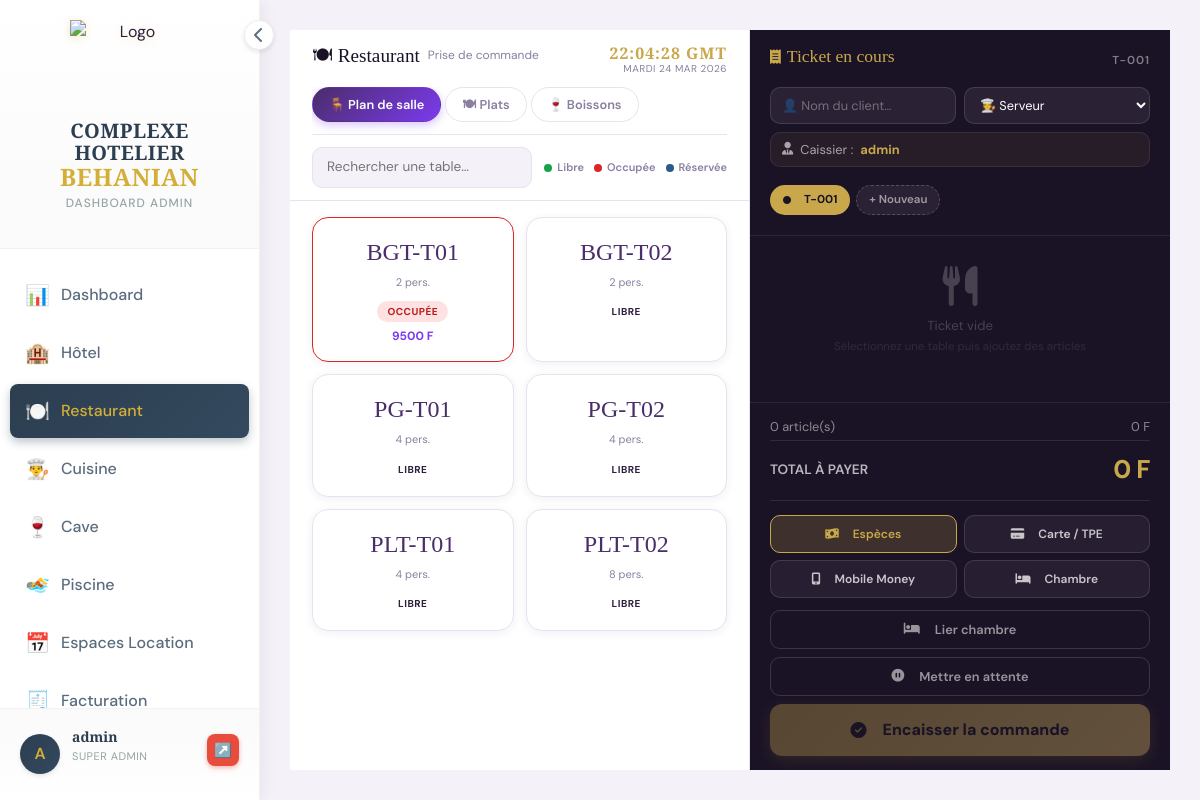
Page /restaurant/ (signed in) on the earlier database version.
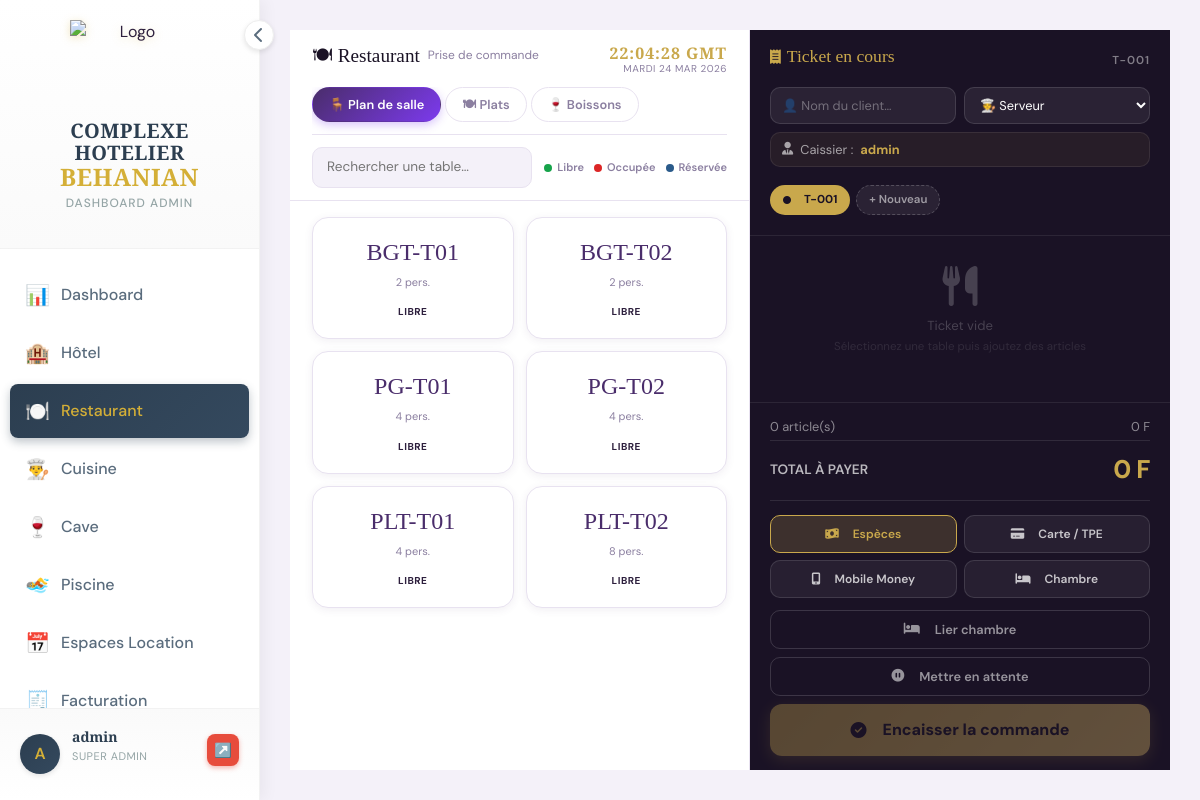
Same page on the later database version.
### restaurant/models.py (models this page shows, shortened)
class Table(models.Model):
    numero = models.CharField(max_length=10, unique=True, verbose_name="Numéro")
    capacite = models.IntegerField(verbose_name="Capacité (personnes)")
    statut = models.CharField(
        max_length=20,
        choices=[
            ('disponible', 'Disponible'),
            ('occupee', 'Occupée'),
            ('reservee', 'Réservée'),
        ],
        default='disponible',
        verbose_name="Statut"
    )
    class Meta:
        verbose_name = "Table"
        verbose_name_plural = "Tables"
        ordering = ['numero']

class Commande(models.Model):
    STATUT_CHOICES = [
        ('en_attente', 'En attente'),
        ('en_preparation', 'En préparation'),
        ('prete', 'Prête'),
        ('servie', 'Servie'),
        ('payee', 'Payée'),
        ('annulee', 'Annulée'),
    ]
    table = models.ForeignKey(Table, on_delete=models.CASCADE, verbose_name="Table", null=True, blank=True)
    nom_client = models.CharField(max_length=100, blank=True, null=True, verbose_name="Nom du client")
    statut = models.CharField(max_length=20, choices=STATUT_CHOICES, default='en_attente', verbose_name="Statut")
    total = models.DecimalField(max_digits=10, decimal_places=2, default=0, verbose_name="Total (FCFA)")
    serveur = models.ForeignKey(User, on_delete=models.SET_NULL, null=True, verbose_name="Serveur")
    date_creation = models.DateTimeField(auto_now_add=True)
    date_modification = models.DateTimeField(auto_now=True)
    class Meta:
        verbose_name = "Commande"
        verbose_name_plural = "Commandes"
        ordering = ['-date_creation']

### restaurant/views.py (the view)
# urls.py: path('', views.restaurant_tpe, name='index'),
@require_module_access('restaurant')
def restaurant_tpe(request):
    from dashboard.models import Configuration
    from bar.models import CategorieBar
    mots_boisson = ['boisson', 'bière', 'biere', 'vin', 'alcool', 'soda', 'jus', 'soft', 'liqueur', 'spiritueux']
    categories_cuisine = [
        c for c in CategorieMenu.objects.all()
        if not any(m in c.nom.lower() for m in mots_boisson)
    ]
    categories_bar = CategorieBar.objects.all().order_by('nom')
    ids_cat_cuisine = [c.id for c in categories_cuisine]
    plats = PlatMenu.objects.filter(
        disponible=True,
        categorie__id__in=ids_cat_cuisine
    ) if ids_cat_cuisine else PlatMenu.objects.filter(disponible=True)
    boissons_bar = BoissonBar.objects.filter(
        disponible=True, statut='actif'
    ).select_related('categorie').order_by('categorie__nom', 'nom')
    tables = Table.objects.all()
    commandes_en_cours_list = Commande.objects.filter(
        statut__in=['en_attente', 'en_preparation', 'prete', 'servie']
    ).order_by('-date_modification').prefetch_related('lignes', 'table')
    accompagnements = PlatMenu.objects.filter(disponible=True, is_accompagnement=True)
    config = Configuration.load()
    for plat in plats:
        is_available, _ = check_stock_availability(plat, 1)
        plat.en_stock = is_available
        if hasattr(plat, 'fiche_technique'):
            plat.stock_quantity = plat.fiche_technique.max_portions_possibles()
        else:
            try:
                ing = Ingredient.objects.filter(nom__iexact=plat.nom).first()
                plat.stock_quantity = int(ing.quantite_stock) if ing else 999
            except:
                plat.stock_quantity = 999
    for b in boissons_bar:
        b.stock_quantity = int(b.quantite_stock)
    from django.contrib.auth.models import Group, User as AuthUser
    try:
        groupe_serveurs = Group.objects.get(name='Serveuse/Serveur')
        serveurs = AuthUser.objects.filter(
            groups=groupe_serveurs, is_active=True
        ).order_by('first_name', 'last_name', 'username')
    except Group.DoesNotExist:
        serveurs = AuthUser.objects.none()
    from hotel.models import Reservation as HotelReservation
    chambres_occupees = HotelReservation.objects.filter(
        statut='en_cours'
    ).select_related('client', 'chambre').order_by('chambre__numero')
    context = {
        'categories': CategorieMenu.objects.all(),
        'plats': plats,
        'categories_cuisine': categories_cuisine,
        'categories_bar': categories_bar,
        'boissons_bar': boissons_bar,
        'tables': tables,
        'accompagnements': accompagnements,
        'commandes_en_cours': commandes_en_cours_list.count(),
        'commandes_en_cours_list': commandes_en_cours_list,
        'config': config,
        'serveurs': serveurs,
        'chambres_occupees': chambres_occupees,
    }
    return render(request, 'restaurant/index.html', context)

### bar/models.py (called while the page is built)
    @property
    def unite_affichee(self):
        if self.unite_standard == 'autre' and self.unite_personnalisee:
            return str(self.unite_personnalisee)
        return self.get_unite_standard_display()

    @property
    def est_en_rupture(self):
        return self.quantite_stock == 0

    @property
    def est_stock_bas(self):
        return 0 < self.quantite_stock <= self.seuil_alerte

### cuisine/utils.py (called while the page is built, shortened)
def check_stock_availability(plat, quantity=1):
    if not hasattr(plat, 'fiche_technique') or plat.fiche_technique is None:
        return True, ""

### dashboard/models.py (called while the page is built)
    @classmethod
    def load(cls):
        obj, created = cls.objects.get_or_create(pk=1)
        return obj

### hotel/models.py (called while the page is built)
    @property
    def nom_complet(self):
        return f"{self.nom} {self.prenom}"

### utils/permissions.py (called while the page is built, shortened)
def get_user_groups(user):
    return list(user.groups.values_list('name', flat=True))

def user_has_access(user, module):
    if not user.is_authenticated:
        return False
    if user.is_superuser:
        return True

### templates/restaurant/index.html (shortened to what the changed rows need)
{% extends 'dashboard/base_dashboard.html' %}
{% load static restaurant_extras %}
{% block content %}
<div class="tpe-wrap">
  <div class="panel-catalogue">
    <div class="cat-header">
      <div class="cat-header-top">
        <h2>🍽 Restaurant
          <small style="font-family:'DM Sans';font-size:0.75rem;color:var(--cave-muted);font-weight:400;">Prise de commande</small>
        </h2>
      </div>
    </div>
    <div class="view-panel active" id="view-salle">
      <div class="salle-grid" id="salleGrid">
        {% for table in tables %}
        <div class="table-card {{ table.statut }}"
             id="table-card-{{ table.id }}"
             data-id="{{ table.id }}"
             data-num="{{ table.numero }}"
             data-statut="{{ table.statut }}"
             onclick="selectionnerTable({{ table.id }}, '{{ table.numero }}', '{{ table.statut }}')">
          <div class="table-numero">{{ table.numero }}</div>
          <div class="table-cap">{{ table.capacite }} pers.</div>
          <span class="table-statut-badge badge-{{ table.statut }}">
            {% if table.statut == 'disponible' %}LIBRE{% elif table.statut == 'occupee' %}OCCUPÉE{% else %}RÉSERVÉE{% endif %}
          </span>
          {% for cmd in commandes_en_cours_list %}
            {% if cmd.table.id == table.id %}
            <div class="table-total">{{ cmd.total|floatformat:0 }} F</div>
            {% endif %}
          {% endfor %}
        </div>
        {% endfor %}
      </div>
    </div>
  </div>
</div>
{% endblock %}

Differences in the rows shown:
changed Table "BGT-T01": loses Commande (total "9500"); statut "OCCUPÉE" → "LIBRE"
